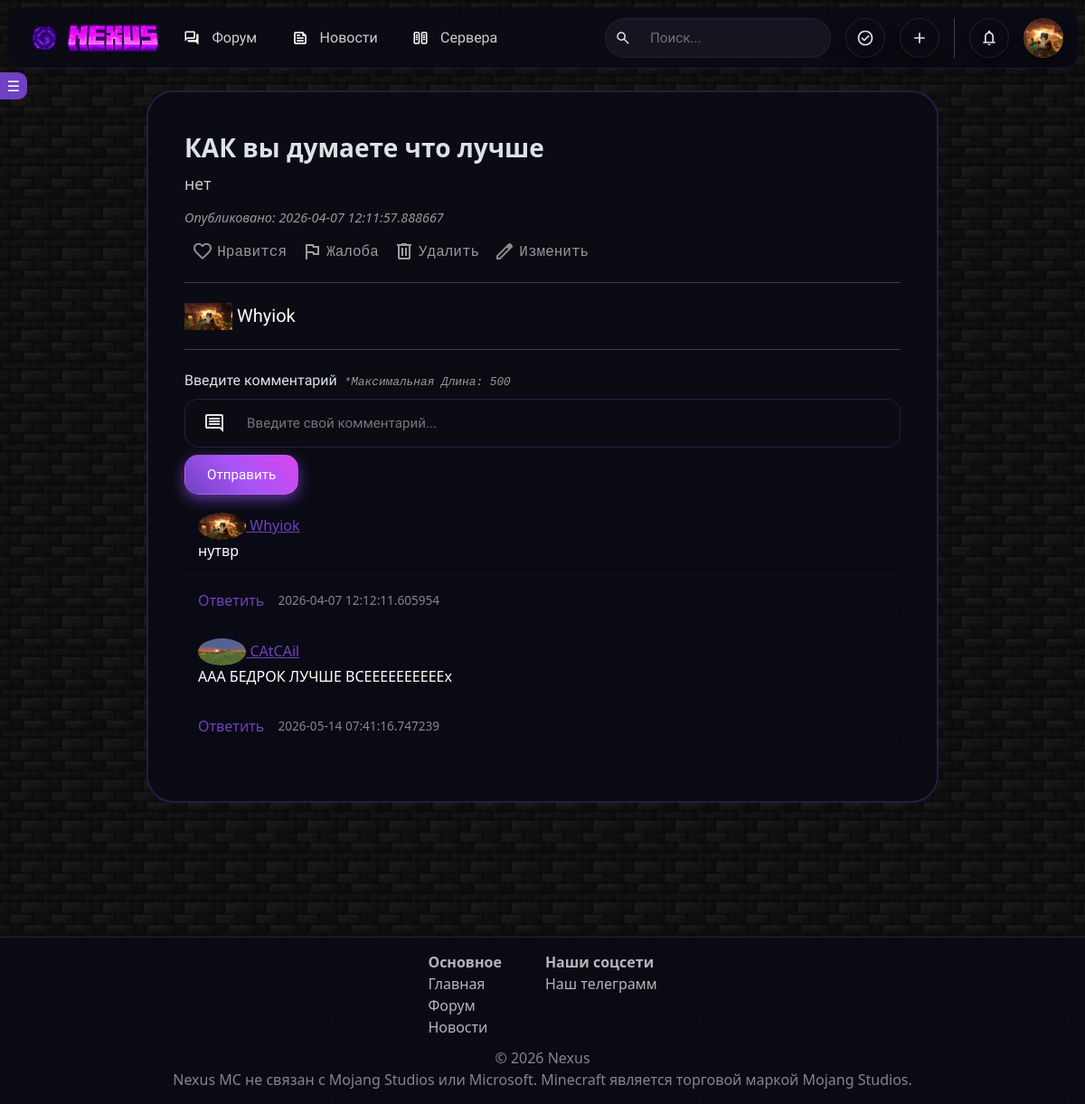
Page /discuss/2 (signed in) on the committed database.
### __init__.py (models this page shows, shortened)
class User(db.Model, UserMixin):  # Пользователи
    id = db.Column(db.Integer, primary_key=True)
    username = db.Column(db.String, unique=True)
    description = db.Column(
        db.Text, default="Пользователь поленился и не добавил инфу о себе :[")
    email = db.Column(db.Text, unique=True)
    edition = db.Column(db.String)
    hash_password = db.Column(db.String)
    avatar = db.Column(db.String)
    subscribers = db.Column(db.Integer, default=0)
    date = db.Column(db.DateTime, default=datetime.utcnow)
    is_moderator = db.Column(db.Boolean, default=False)
    is_admin = db.Column(db.Boolean, default=False)
    is_checked = db.Column(db.Boolean, default=False)
    is_banned = db.Column(db.Boolean, default=False)
    banned_until = db.Column(db.DateTime, nullable=True)
    permanent_ban = db.Column(db.Boolean, nullable=True)
    ban_reason = db.Column(db.String(500), nullable=True)

class Discuss(db.Model):  # Посты
    id = db.Column(db.Integer, primary_key=True)
    id_author = db.Column(db.Integer)
    title = db.Column(db.String)
    text = db.Column(db.Text)
    rating = db.Column(db.Integer, default=0)
    views = db.Column(db.Integer, default=0)
    status = db.Column(db.Integer, default='on_moderating')
    categories = db.Column(db.JSON, default=[])
    date = db.Column(db.DateTime, default=datetime.utcnow)

class Comments(db.Model):  # Комментарии
    id = db.Column(db.Integer, primary_key=True)
    id_author = db.Column(db.Integer)
    id_post = db.Column(db.Integer)
    id_comment = db.Column(db.Integer)
    id_discuss = db.Column(db.Integer)
    comment = db.Column(db.Text)
    rating = db.Column(db.Integer, default=0)
    date = db.Column(db.DateTime, default=datetime.utcnow)

### __init__.py (the view, shortened to what this page needs)
@app.route('/discuss/<int:id>', methods=['GET', 'POST'])
def discuss(id):
    discuss = db.session.get(Discuss, id)
    comments = Comments.query.filter_by(id_discuss=id).all()
    if comments:
        for comment in comments:
            comment.author = User.query.get(comment.id_author)
    user_a = db.session.get(User, discuss.id_author)
    liked = False
    disliked = False
    if not discuss:
        return redirect(url_for('forum'))
    if current_user.is_authenticated:
        viewer_id = current_user.id
        view = Views.query.filter_by(
            discuss_id=id,
            user_id=viewer_id
        ).first()
        liked = Likes.query.filter_by(
            id_author=current_user.id,
            id_discuss=id
        ).first() is not None
        disliked = Dislikes.query.filter_by(
            id_author=current_user.id,
            id_discuss=id
        ).first() is not None
    return render_template("discuss.html", discuss=discuss, liked=liked, disliked=disliked, user_a=user_a, comments=comments)

### templates/discuss.html (shortened to what this page needs)
{% extends 'base.html' %}
{% block main %}
<main style="min-height: 100vh; display: flex; align-items: center; padding: 100px 0;">
    <div class="container-fluid">
        <div class="row justify-content-center">
            <div class="col-12 col-md-8 col-lg-6 col-xl-5 w-75">
                <div
                    style="background: rgba(10, 10, 20, 0.75); backdrop-filter: blur(15px); border: 2px solid rgba(111, 66, 193, 0.3); border-radius: 30px; padding: 40px; width: 100%;">
                    <div style="display: flex; flex-direction: column; gap: 5px;">
                        <a class="text-decoration-none fs-3 fw-bold" style="color: inherit">{{ discuss.title }}</a>
                        <div style="color: rgba(255,255,255,0.8); font-size: 1.1rem; line-height: 1.6;">{{ discuss.text
                            }}
                        </div>
                        <a style="font-size: 0.9rem;"
                            class="text-secondary fst-italic my-2 text-decoration-none">Опубликовано:
                            {{ discuss.date }}</a>
                        {% if current_user.is_authenticated %}
                        <div class="d-flex align-items-center">
                            <form class="like-form" data-id="{{ discuss.id }}" data-type="discuss">
                                <button type="submit" class="btn-unstyled button-custom px-2 like-button"
                                    title="Нравится">
                                    <img id="like-icon-{{ discuss.id }}" class="like-icon"
                                        src="/static/{% if discuss.liked %}like_filled.svg{% else %}like.svg{% endif %}">
                                    <span class="mt-2 text-reset font-mine">Нравится</span>
                                </button>
                            </form>
                            <a class="btn-unstyled text-secondary text-decoration-none button-custom px-2 font-mine report-button"
                                data-bs-toggle="modal" data-bs-target="#reportBackdrop">
                                <img src="/static/report.svg" class="report-icon">
                                <span class="mt-2 text-reset font-mine">Жалоба</span>
                            </a>
                            <a class="btn-unstyled text-secondary text-decoration-none button-custom px-2 font-mine report-button"
                                data-bs-toggle="modal" data-bs-target="#deleteBackdrop">
                                <img src="/static/delete.svg" class="report-icon">
                                <span class="mt-2 text-reset font-mine">Удалить</span>
                            </a>
                            <form method="post" action="/edit_discuss/{{ discuss.id }}">
                                <button
                                    class="btn-unstyled text-secondary text-decoration-none button-custom px-2 font-mine report-button"
                                    type="submit">
                                    <img src="/static/edit.svg" class="report-icon">
                                    <span class="mt-2 text-reset font-mine">Изменить</span>
                                </button>
                            </form>
                        </div>
                        <hr class="my-3">
                        <div>
                            <a href="/user/{{ user_a.id }}" class="link-custom fs-5 font"><img
                                    src="/static/avatars/{{ user_a.avatar }}" height="30"> {{ user_a.username }}</a>
                        </div>
                        <hr class="my-3">
                        <div>
                            <form method="post" action="/comment/discuss/{{ discuss.id }}">
                                <label class="mb-2 font">Введите комментарий</label><span
                                    class="text-secondary fst-italic font-mine" style="font-size: 0.8rem"> *Максимальная
                                    Длина: 500</span>
                                <div class="input-div">
                                    <img src="/static/comment.svg">
                                    <input class="input font" type="text" name="text"
                                        placeholder="Введите свой комментарий..." size="50" maxlength="500" required>
                                </div>
                                <button type="submit" class="btn-glass btn-glass-primary mt-2 font">Отправить</button>
                            </form>
                        </div>
                        {% endif %}
                        <div
                            style="display: flex; flex-direction: column; background-color: rgba(10,10,20,0.9); border-radius: 15px; width: 100%; margin-bottom: 1rem; overflow: hidden;">
                            {% for comment in comments %}
                            <div class="comment">
                                <div style="padding: 15px; flex: 1;">
                                    <p style="margin:0; color: rgba(255,255,255,0.5);">
                                        <a href="/user/{{ comment.author.id }}" style="color:#6f42c1;">
                                            <img src="/static/avatars/{{ comment.author.avatar }}" height="30"
                                                style="border-radius: 50%;">
                                            {{comment.author.username }}</a>
                                    </p>
                                    <p style="margin:0; color:white;" class="comment-text">{{ comment.comment }}</p>
                                </div>
                                <hr style="margin:0; border-color: rgba(111,66,193,0.3);" />
                                <div
                                    style="padding: 15px; display:flex; gap:15px; align-items:center; margin-top: auto;">
                                    <a href="#" style="color:#6f42c1; text-decoration:none;">Ответить</a>
                                    <p style="margin:0; color: rgba(255,255,255,0.5); font-size:0.85rem;">{{
                                        comment.date }}</p>
                                </div>
                            </div>
                            {% endfor %}
                        </div>
                    </div>
                </div>
            </div>
        </div>
    </div>
</main>
{% endblock %}

### templates/base.html (shortened to what this page needs)
<!doctype html>
<html lang="ru" data-bs-theme="dark">
<head>
    <link href="https://cdn.jsdelivr.net/npm/bootstrap@5.3.1/dist/css/bootstrap.min.css" rel="stylesheet"
>
    <link rel="stylesheet" href="/static/style.css?v=2">
</head>
<body>
    <header class="glass-header fixed-top mx-2 my-2"
        style="height: 68px; border-radius: 15px; max-width: 100vw; width: auto;">
        <nav class="navbar navbar-expand-lg h-100 p-0">
            <a class="navbar-brand d-flex align-items-center justify-content-center p-0 m-0 ms-md-3 ms-4" href="/">
                <img src="/static/nexus_logo.png" height="50">
                <img src="/static/nexus_title.png" height="30" ondrag="playSound()">
            </a>
            <div class="d-flex align-items-center">
                <ul class="navbar-nav d-none d-md-flex flex-row">
                    <li class="nav-item">
                        <a href="/forum" class="nav-link-glass d-flex align-items-center font ms-2"
                            style="height: 48px;" title="Форум">
                            <img src="/static/forum.png" style="margin-right: 5px; height: 18px;">
                            Форум
                        </a>
                    </li>
                    <li class="nav-item dropdown">
                        <a href="/news" class="nav-link-glass d-flex align-items-center font" style="height: 48px;"
                            role="button" title="Новости" data-bs-toggle="dropdown" data-bs-auto-close="false"
                            aria-expanded="false">
                            <img src="/static/news.png" style="margin-right: 5px; height: 18px;">
                            Новости
                        </a>
                    </li>
                    <li class="nav-item">
                        <a href="/servers" class="nav-link-glass d-flex align-items-center font" title="Сервера"
                            style="height: 48px;">
                            <img src="/static/server.svg" style="margin-right: 5px; height: 18px;">
                            Сервера
                        </a>
                    </li>
                </ul>
            </div>
            <div class="d-flex flex-row gap-3 ms-auto align-items-center me-3">
                <div class="search-glass d-flex align-items-center font" style="height: 44px; width: 250px;">
                    <img src="/static/search.svg" style="margin-left: 10px; margin-right: 5px; height: 18px;">
                    <input type="text" placeholder="Поиск..."
                        style="height: 100%; background: transparent; border: none; color: white; outline: none; width: 100%;"
                        title="Поиск">
                </div>
                {% if current_user.is_authenticated %}
                {% if current_user.is_moderator %}
                <a href="/moderate_posts" class="btn-glass btn-glass-outline font p-0" style="
                        width: 44px;
                        height: 44px;
                        background-image: url(/static/moderate.svg);
                        background-size: 20px;
                        background-repeat: no-repeat;
                        background-position: center;
                        border-radius: 50%;" title="Модерация постов">
                </a>
                {% endif %}
                <a data-bs-toggle="modal" data-bs-target="#postsModal" class="btn-glass btn-glass-outline font p-0
                    dropdown" style="
                        width: 44px;
                        height: 44px;
                        background-image: url(/static/add.svg);
                        background-size: 20px;
                        background-repeat: no-repeat;
                        background-position: center;
                        border-radius: 50%;" title="Добавить пост">
                </a>
                <li class="nav-item dropdown position-relative" style="overflow: visible;">
                    <button class="btn-glass btn-glass-outline font p-0" data-bs-toggle="dropdown"
                        data-bs-auto-close="false" aria-expanded="false" title="Уведомления" id="notificationDropdown"
                        style="width: 44px; height: 44px; background-image: url(/static/notice.svg); background-size: 20px; background-repeat: no-repeat; background-position: center; border-radius: 50%;">
                    </button>
                </li>
                <div class="dropdown my-2">
                    {% if user.avatar %}
                    <button class="btn-glass btn-glass-outline font p-0" style="
                        width: 44px;
                        height: 44px;
                        background-image: url(/static/avatars/{{ user.avatar }});
                        background-size: cover;
                        background-position: center;
                        border-radius: 50%;" type="button" data-bs-toggle="dropdown" data-bs-auto-close="false"
                        href="#profile" title="Ваш профиль">
                    </button>
                    {% endif %}
                </div>
                {% endif %}
            </div>
        </nav>
    </header>
    <button id="toggleSidebarBtn">☰</button>
    <main>
        {% block main %}
        {% endblock %}
    </main>
    <footer style="
        border-top: 1px solid rgba(111, 66, 193, 0.3);
        background: rgba(10, 10, 20, 0.9);
        padding-top: 15px;
        padding-bottom: 15px;
    " class="mt-5 d-flex">
        <div class="d-flex flex-row gap-5">
            <div>
                <a style="text-decoration: none; color: rgba(255,255,255,0.7);" class="fw-bold">Основное</a>
                <div style="display: flex; flex-direction: column; margin-bottom: 10px;">
                    <a href="/" style="text-decoration: none; color: rgba(255,255,255,0.7);">Главная</a>
                    <a href="/forum" style="text-decoration: none; color: rgba(255,255,255,0.7);">Форум</a>
                    <a href="/news" style="text-decoration: none; color: rgba(255,255,255,0.7);">Новости</a>
                </div>
            </div>
            <div>
                <a style="text-decoration: none; color: rgba(255,255,255,0.7);" class="fw-bold">Наши соцсети</a>
                <div style="display: flex; flex-direction: column; align-items: center; gap: 5px;">
                    <a href="https://t.me/nexus_mcgg" style="text-decoration: none; color: rgba(255,255,255,0.7);">Наш
                        телеграмм</a>
                </div>
            </div>
        </div>
        <a style="color: rgba(255,255,255,0.5);">© 2026 Nexus</a>
        <a style="color: rgba(255,255,255,0.5);">Nexus MC не связан с Mojang Studios или Microsoft.
            Minecraft является торговой маркой Mojang Studios.
        </a>
    </footer>
</body>
</html>

### rows in the picture
User: avatar (picture), username "Whyiok"
Discuss: title "КАК вы думаете что лучше", text "нет", date "2026-04-07 12:11:57.888667"
Comments: author.avatar (picture), author.username "Whyiok", comment "нутвр", date "2026-04-07 12:12:11.605954"
Comments: author.avatar (picture), author.username "CAtCAil", comment "ААА БЕДРОК ЛУЧШЕ ВСЕЕЕЕЕЕЕЕЕЕх", date "2026-05-14 07:41:16.747239"
